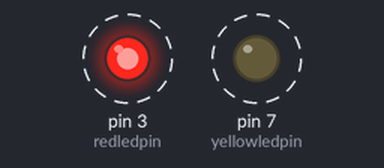
Bench run of a sketch on a simulated Arduino Uno, built with avr-gcc and run on an emulated ATmega328P. On the bench: output pins drawn as LEDs (lit = HIGH). Dashed ring = blinking.

Above: at 0.2 s.
Timing chart, 0 to 3.0 s (numbered marks = the images above):
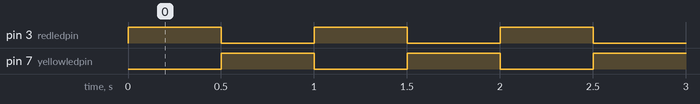

Measured:
- by itself, pin 3 (redledpin), pin 7 (yellowledpin): alternates HIGH for 0.50 s and LOW for 0.50 s

The sketch:

2.1.3_led_conditional.ino
```cpp
// set pin numbers:
int redledpin = 3; // the number of the LED1 pin
int yellowledpin = 7; // the number of the LED2 pin
void setup() {
 // initialize the LED pin as an output:
 pinMode(redledpin, OUTPUT);
 pinMode(yellowledpin, OUTPUT);
}
void loop() {
 setLed(1); // set LED1 on, and LED2 off.
 setLed(0); // set LED1 off, and LED2 on.
}
void setLed(int led1) {
 digitalWrite(redledpin, led1); // the state of LED1 is determined by variable led1.

 if (led1 == 1)
 digitalWrite(yellowledpin, 0); // the state of LED2 is determined by variable led1.
 else
 digitalWrite(yellowledpin, 1);
 delay(500); // wait for 0.5 seconds
}
```
